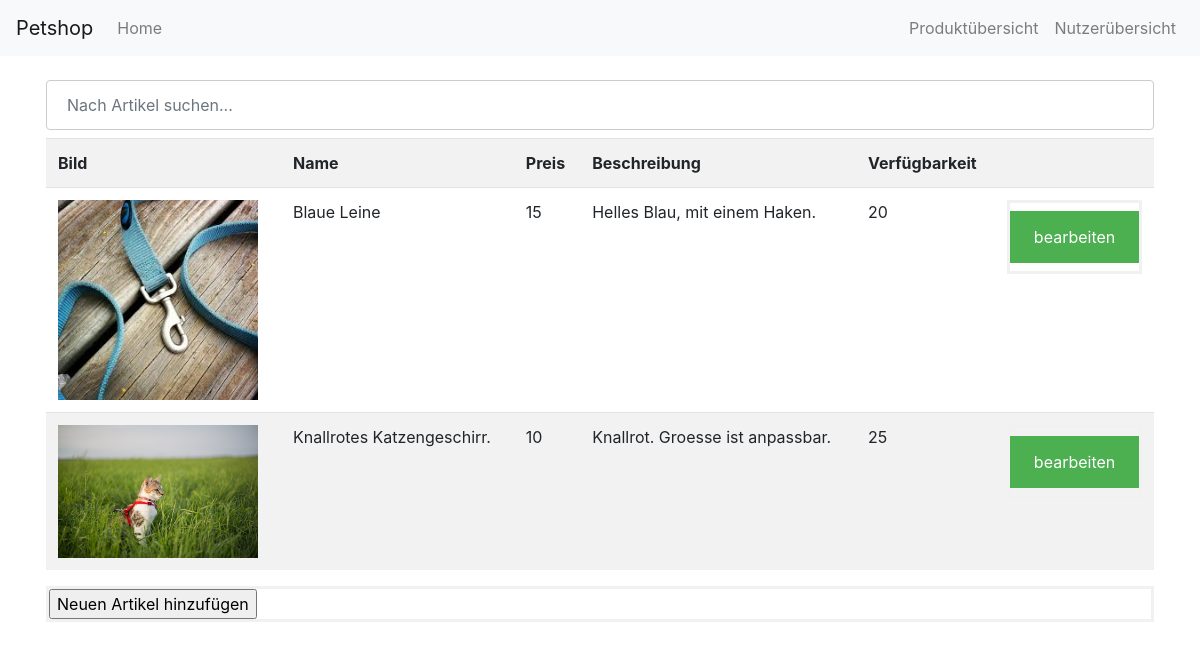
Before: /adminProduktübersicht.php with the older database file.
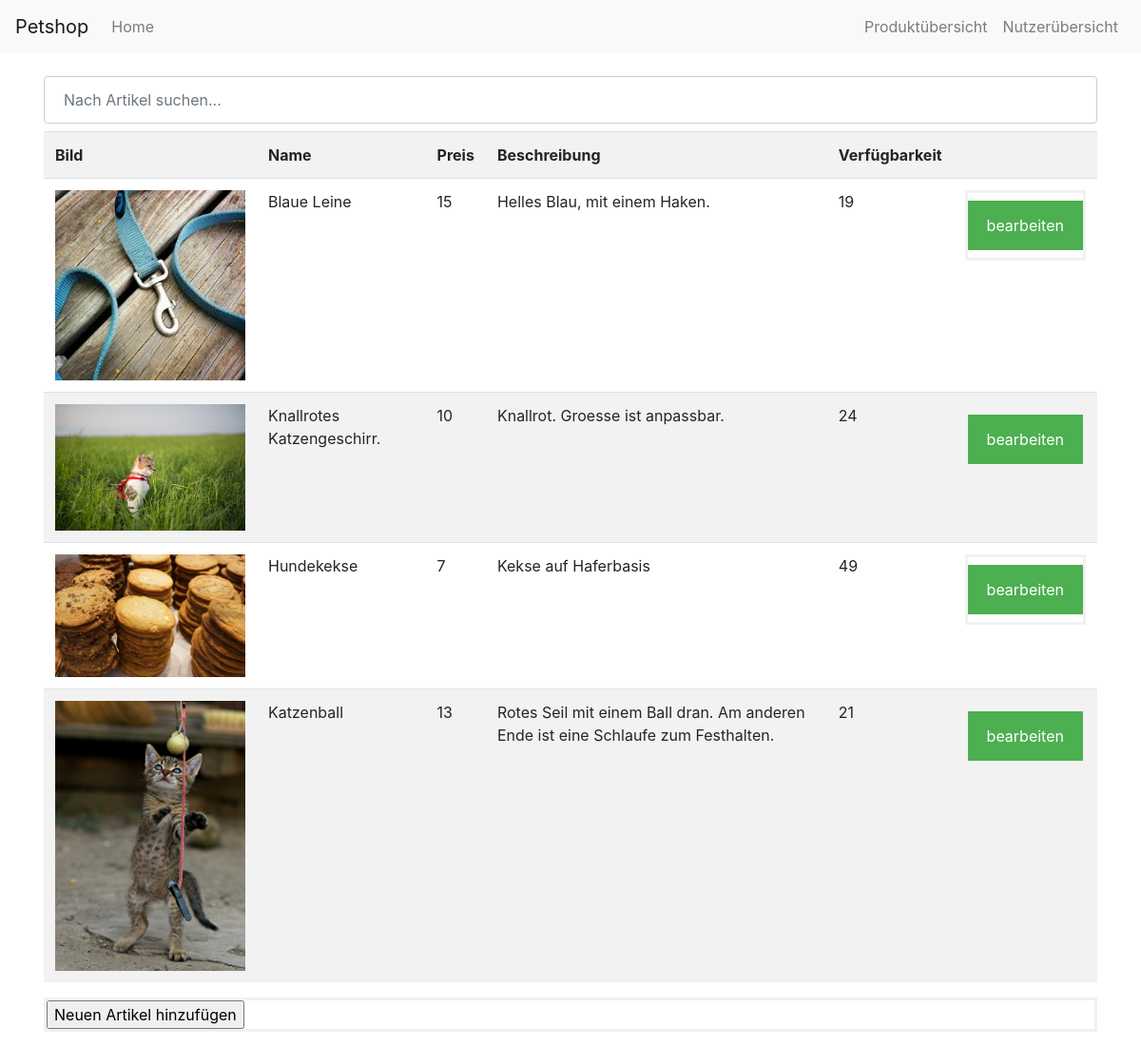
After: the same page with the newer database file.
### tables this page shows
CREATE TABLE `produkte` (
  `ID` int(11) NOT NULL,
  `Name` text NOT NULL,
  `Preis` int(11) NOT NULL,
  `Stueck` int(11) UNSIGNED NOT NULL,
  `Bild` text NOT NULL,
  `Beschreibung` text NOT NULL
);

### adminProduktübersicht.php (the view, shortened to what this page needs)
<?php include 'inc/head.php'?>
<?php include 'inc/nav-2.php'?>
<?php
include 'inc/config.php';
$query = "SELECT * FROM produkte";
$result = mysqli_query($con, $query);
?>
    <div class="container">
        <input type="text" name="search" id="search" class="form-control" placeholder="Nach Artikel suchen..."/>
        <div class="row">
            <div class="col-12">
                <table class="table table-striped" id="overview">
                    <tr>
                        <th scope="col">Bild</th>
                        <th scope="col">Name</th>
                        <th scope="col">Preis</th>
                        <th scope="col">Beschreibung</th>
                        <th scope="col">Verfügbarkeit</th>
                        <th scope="col"></th>
                    </tr>
                    <?php
                    while ($row = mysqli_fetch_assoc($result)) {
                        $id = $row['ID'];
                        $bild = $row['Bild'];
                        $articlename = $row['Name'];
                        $preis = $row['Preis'];
                        $beschreibung = $row['Beschreibung'];
                        $verfuegbarkeit = $row['Stueck'];
                        ?>
                        <tr>
                            <td><img src="img/<?php echo $bild ?>" width="200"></td>
                            <td><?php echo $articlename ?></td>
                            <td><?php echo $preis ?></td>
                            <td><?php echo $beschreibung ?></td>
                            <td><?php echo $verfuegbarkeit ?></td>
                            <td><form method="post" action="adminProduktbearbeiten.php?ID=<?php echo $id ?>"><button type="submit" name="updateProdukt">bearbeiten</button></form></td>
                        </tr>
                    <?php } ?>
                </table>
            </div>
        </div>
    <form action="artikelHinzufügen.php">
        <input type="submit" value="Neuen Artikel hinzufügen">
    </form>
</div>
<?php include 'inc/bottom.php'?>

### inc/head.php (shortened to what this page needs)
<!doctype html>
<html lang="en">
<head>
    <link rel="stylesheet" href="https://maxcdn.bootstrapcdn.com/bootstrap/4.0.0/css/bootstrap.min.css">
    <link rel="stylesheet" href="../css/style_index.css">
</head>
<body>

### inc/nav-2.php (shortened to what this page needs)
<nav class="navbar navbar-expand-lg navbar-light bg-light">
    <a class="navbar-brand" href="index.php">Petshop</a>
    <span class="navbar-nav">
      <a class="nav-link" href="adminIndex.php">Home <span class="sr-only">(current)</span></a>
    </span>
    <div class="collapse navbar-collapse d-flex flex-row-reverse" id="navbarNav">
        <ul class="navbar-nav">
            <li class="nav-item">
                <a class="nav-link" href="adminProduktübersicht.php">Produktübersicht</a>
            </li>
            <li class="nav-item">
                <a class="nav-link" href="adminNutzerliste.php">Nutzerübersicht</a>
            </li>
        </ul>
    </div>
</nav>

### inc/bottom.php
</body>
</html>

### css/style_index.css (style rules this page uses)
form { border: 3px solid #f1f1f1; }
input[type=text], input[type=password] { width: 100%; padding: 12px 20px; margin: 8px 0; display: inline-block; border: 1px solid #ccc; box-sizing: border-box; }
button { background-color: #4CAF50; color: white; padding: 14px 20px; margin: 8px 0; border: none; cursor: pointer; width: 100%; }
.container { padding: 16px; }

Changed rows visible on the page:
changed produkte "Blaue Leine": Stueck "20" → "19"
changed produkte "Knallrotes Katzengeschirr.": Stueck "25" → "24"
added produkte: Bild (picture), Name "Hundekekse", Preis "7", Beschreibung "Kekse auf Haferbasis", Stueck "49"
added produkte: Bild (picture), Name "Katzenball", Preis "13", Beschreibung "Rotes Seil mit einem Ball dran. Am anderen Ende ist eine Schlaufe zum Festhalten.", Stueck "21"
